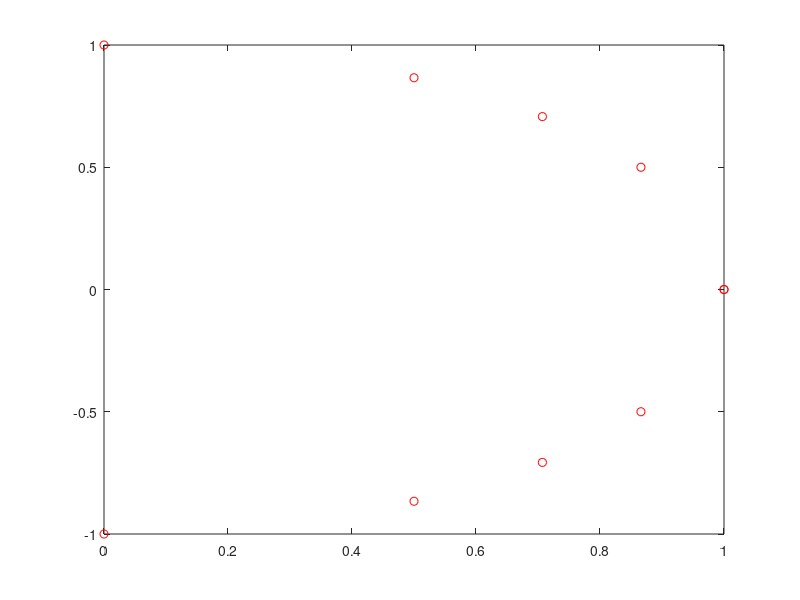

Source code (MATLAB):
t = [0, pi/6, pi/4, pi/3, pi/2];

s1 = exp(1j*t);

s2 = exp(-1j*t);

ss = (s1 + s2) / 2;

plot(s1, 'ro'); 
hold on;
plot(s2, 'ro'); 
hold on;
real(ss); % plot
hold on;
imag(ss);